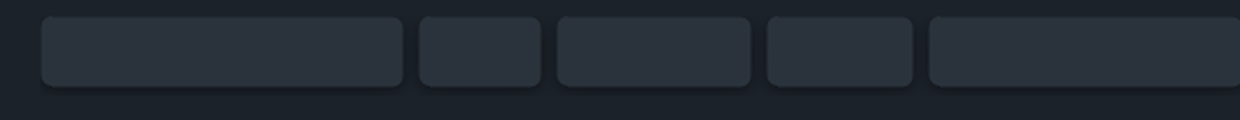
#> input picture _shots/_actbar.png, 1240 x 120 px
$ python -i rgb_engine.py   (imports and definitions only)
#> lines starting #> are read from the running program, lines starting #| are printed output that depends on the picture; after the words box and inside, x2 and y2 are one past the last pixel; in counts of white or black regions, pixels touching at a corner belong together
#> further down, picture is the input picture: shape (120, 1240, 3); mean B, G, R 50.7, 42.4, 34.9
"""无 PI 纯 RGB 引擎(zero-PixInsight broadband RGB pipeline)。

从 OSC 单张 master(智能望远镜/彩色相机)到彩色成片,**全程不碰 PixInsight**,
用 Siril + DeepSNR + numpy。Seestar S30 M42 真机验证(2026-08-13)。见 [[rgb-zeropi-engine]]。

管线(每步都有踩坑固化):
  ① 色彩校准:**真 SPCC**(装了 Siril 本地 Gaia 星表则 platesolve+spcc,与 PI 同源、色彩权威;
     见 [[siril-offline-spcc]]);无星表则退**部分星场白平衡**近似。校准在**线性、拉伸前**。
  ② 拉伸:`autostretch -linked`(保通道平衡不产生色偏)+ 可选 **GHS(ght)压亮核**(HDR)。
  ③ 背景中性化(拉伸后微调)+ 压黑。
  ④ **带主体蒙版降噪**(DeepSNR 全图 → 按星云蒙版混:背景强/星云轻,保尘埃结构)。
  ⑤ 温和饱和。

【铁律】
- **别用 Durand TM + CLAHE 做 HDR**:实测过度处理、核心发假发硬(用户否掉)。用 Siril 原生 GHS(ght)在拉伸阶段压核,干净。
- **autostretch 必须 -linked**:各通道同一 MTF → 保 SPCC 通道平衡;unlinked 会让背景发偏色。
- 全图降噪会把星云内部结构抹成死板色块 → 必挂主体蒙版(见 [[pi-denoise-background-mask]])。
- 星场白平衡兜底:发射星云区满天弥漫 Ha 污染星样本 → 白平衡只做部分(WBS≈0.5)否则把 Ha 红压成土褐。
- SPCC 传感器名/滤镜名的引号要**包整个** `-arg=value`(Siril 坑)。
"""
from __future__ import annotations

import glob
import os
import re
import subprocess

import numpy as np
try:
    import cv2
except Exception:
    cv2 = None
try:
    from scipy.ndimage import gaussian_filter
except Exception:
    gaussian_filter = None
from PIL import Image

from . import config, siril
from .sho_engine import stack_registered, detect_crop, neutral_gray   # 复用整合/裁边/中性灰

# 预设:一组旋钮 = 一个 palette。RGB 调色比 SHO 简单(SPCC 给物理正确色,只调 HDR/饱和)。
PRESETS: dict[str, dict] = {
    # 自然:SPCC 权威色 + 温和 GHS 压核 + 温和饱和。多数宽带目标(星系/发射反射星云)默认。
    "natural": dict(hdr="ght", sat=1.15, green=0.0, stretch_bg=0.16),
    # 浓郁:饱和更足(展示用)。
    "vivid":   dict(hdr="ght", sat=1.30, green=0.0, stretch_bg=0.16),
    # 平拉:关 HDR(纯 autostretch),亮核会稍爆但最干净;暗弱目标(核心不爆)用。
    "flat":    dict(hdr="off", sat=1.15, green=0.0, stretch_bg=0.14),
}

# GHS 压亮核参数(温和;别过度否则发假)。在 autostretch 之后施加,压 SP 附近的亮核区。
_GHT = "ght -D=0.9 -b=6 -SP=0.55 -HP=0.75"


# ── 工具 ─────────────────────────────────────────────────────────────────────
def _lum(x: np.ndarray) -> np.ndarray:
    return 0.30 * x[..., 0] + 0.59 * x[..., 1] + 0.11 * x[..., 2]


def _smooth(x: np.ndarray, a: float, b: float) -> np.ndarray:
    t = np.clip((x - a) / (b - a), 0, 1)
    return t * t * (3 - 2 * t)


def _rd(p: str) -> np.ndarray:
    a = cv2.imread(p, cv2.IMREAD_UNCHANGED)
    return cv2.cvtColor(a, cv2.COLOR_BGR2RGB).astype(np.float32) / (65535.0 if a.dtype == np.uint16 else 255.0)


# [30 lines left out: functions _nebmask, _emission_mask, not called in this run]


def _is_frame_filling(rgb: np.ndarray, log=print) -> bool:
    """**占满画幅弥漫星云自动判定**(neb_protect="auto" 用)。用**空间判据**(非全局标量,后者区分不了):
    大尺度亮度阈值出主体 mask → 最大连通域的**边缘接触数** + **面积占比** + **内部是否还有干净背景**。
    占满画幅(需护,否则被当辉光吃掉)= 大连通体 + 多边接触 + 内部缺干净暗背景;
    边角渐变/小目标(不护,让去辉光压平)= 主体compact居中、或亮部偏一侧且对侧有干净背景。
    偏安全:模棱两可时倾向"护"(护过头只是少压点渐变,远好于把星云吃掉——IC1805 教训)。"""
    if cv2 is None:
        return False
    # 缩到长边 ~512 做大尺度分析(大图也快;本判定只关心大尺度分布)
    H, W = rgb.shape[:2]
#> H = 120; W = 1240
    sc = 512.0 / max(H, W)
#> sc = 0.413
    L = rgb.mean(2)
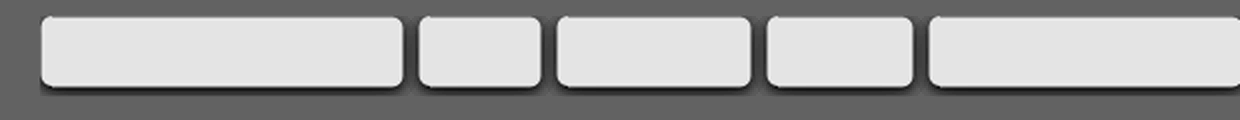
#> L: shape (120, 1240) float64; min 22.33, max 54.33, mean 42.6; drawn with min black and max white
    small = cv2.resize(L, (max(1, int(W * sc)), max(1, int(H * sc))), interpolation=cv2.INTER_AREA) if sc < 1 else L
    h, w = small.shape
#> h = 49; w = 512
    Ls = cv2.GaussianBlur(small, (0, 0), max(h, w) * 0.04)
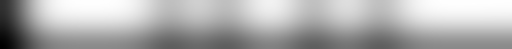
#> Ls: shape (49, 512) float64; min 37.55, max 45.3, mean 42.8; drawn with min black and max white
    b0 = float(np.quantile(Ls, 0.25))
#> b0 = 41.76
    span = float(np.quantile(Ls, 0.98) - b0) + 1e-6
#> span = 3.51
    neb = ((Ls - b0) / span > 0.18).astype(np.uint8)
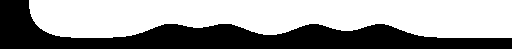
#> neb: shape (49, 512); values 0 (black) and 1 (white), 60.9% white; 1 black region, box (x1, y1, x2, y2) and area: (0, 0, 512, 49) 9810
    area = float(neb.mean())
#> area = 0.609
    # ① 线性平面拟合 R²:高=大尺度亮度基本是**单调渐变**(边角梯度/朝银心天光)→ 不护(让去辉光压平)
    yy, xx = np.mgrid[0:h, 0:w].astype(np.float32)
    A = np.stack([xx.ravel(), yy.ravel(), np.ones(h * w, np.float32)], 1)
    z = Ls.ravel().astype(np.float32)
    coef, *_ = np.linalg.lstsq(A, z, rcond=None)
#> coef = [0.00283, -0.0801, 44.01]
    ss_res = float(((z - A @ coef) ** 2).sum())
#> ss_res = 24816.8
    ss_tot = float(((z - z.mean()) ** 2).sum()) + 1e-9
#> ss_tot = 61431.1
    plane_r2 = 1.0 - ss_res / ss_tot
#> plane_r2 = 0.596
    # ② 最大连通域占比 + 边缘接触 + 内部干净背景占比
    n, lab, stats, _ = cv2.connectedComponentsWithStats(neb, 8)
#> n = 2; stats = [[0, 0, 512, 49, 9810], [29, 0, 483, 38, 15278]]
    cc_frac, edges_touched = 0.0, 0
    if n > 1:
        big = 1 + int(np.argmax(stats[1:, 4]))
#> big = 1
        cc = (lab == big)
        cc_frac = float(cc.mean())
#> cc_frac = 0.609
        e = (float(cc[0, :].mean()), float(cc[-1, :].mean()), float(cc[:, 0].mean()), float(cc[:, -1].mean()))
#> e = (0.943, 0, 0, 0.776)
        edges_touched = sum(1 for x in e if x > 0.15)
#> edges_touched = 2
    m = max(1, int(min(h, w) * 0.15))
#> m = 7
    interior = np.zeros((h, w), bool)
    interior[m:h - m, m:w - m] = True
    interior_bg = float(((neb == 0) & interior).sum()) / max(1, int(interior.sum()))
#> interior_bg = 0.33
    # 占满画幅弥漫星云 = 非单调渐变 + 主体面积大 + **内部几乎全是主体(无干净暗背景)**
    ff = (plane_r2 < 0.80) and (area > 0.20) and (interior_bg < 0.35) and (cc_frac > 0.35 or area > 0.50)
#> ff = True
    log(f"[rgb] neb_protect 自动判定:area={area:.2f} 大连通域={cc_frac:.2f} 边接触={edges_touched} "
        f"内部干净背景={interior_bg:.2f} 平面R^2={plane_r2:.2f} → {'占满画幅弥漫星云(护)' if ff else '边角渐变/小目标(不护)'}")
#| [rgb] neb_protect 自动判定:area=0.61 大连通域=0.61 边接触=2 内部干净背景=0.33 平面R^2=0.60 → 占满画幅弥漫星云(护)
    return ff


# [91 lines left out: functions _starless_reveal, _reveal_nebula, _bg_neutralize, _siril_config_path, spcc_available, _astro_available, not called in this run]


# 常见 OSC 相机型号 → Siril SPCC 的 Sony 传感器名(型号写进路径/文件名,如 "2600mc")。
# 键带 "m"(MC/MM 尾)减少误命中日期等数字串。ASI2600MC=IMX571(已验证 SPCC 可用)。
_CAM2SENSOR = [
    ("2600m", "Sony IMX571"), ("6200m", "Sony IMX455"), ("2400m", "Sony IMX410"),
    ("533m", "Sony IMX533"), ("294m", "Sony IMX294"), ("183m", "Sony IMX183"),
    ("178m", "Sony IMX178"), ("071m", "Sony IMX071"), ("585m", "Sony IMX585"),
    ("482m", "Sony IMX482"), ("455m", "Sony IMX455"), ("410m", "Sony IMX410"),
]


# [233 lines left out: functions guess_sensor, _star_wb, _subsky_cmds, calibrate, masked_denoise, align_rgb_channels, not called in this run]


# ── 主编排器 ─────────────────────────────────────────────────────────────────
def remove_residual_glow(rgb: np.ndarray, *, mode: str = "auto", detect_thr: float = 0.012,
                         neb_protect="auto", log=print) -> np.ndarray:
    """成片后**残留辉光/梯度清除**(ABE 式,补线性 subsky 之漏)。网格取每格**最暗分位**中位作
    背景样点(darkest-quantile,天然护星/护云)→ 平滑背景面 → 逐通道减到全图目标电平
    (亮度辉光 + 随之的色偏一起治,如角落 amp glow/光污染的品红角)。
    mode: "auto"(检测:大尺度背景落差/色偏低于阈值=图已干净则**原样返回**,尊重
      [[pi-gradient-findings]]/朝银心真实天光别压平的铁律)/ "on"(强制)/ "off"(跳过)。
    neb_protect: **占满画幅弥漫星云的保护开关**(默认关)。关(默认):grid+模糊高分辨背景,去边角
      渐变强(SH2-308/IC1805 已验证角落干净)——但会追着占满画幅星云的大尺度亮度把星云当辉光减掉
      (玫瑰 C50 对比度掉 67%)。开:星云掩膜→背景只从非星云像素采样→整格皆星云的格 NaN→邻域扩散
      跨星云插值(护住玫瑰这类占满画幅目标,实测对比 0.32)。**neb_protect="auto"(默认)**:用
      _is_frame_filling 空间判据(线性平面拟合 R² + 最大连通域占比 + 内部干净背景占比)自动判定——占满
      画幅弥漫星云→护、边角渐变/小目标→不护;也可显式传 True/False 覆盖。偏安全:模棱两可倾向护(IC1805 教训)。"""
    if cv2 is None or mode == "off":
        return rgb
    if neb_protect == "auto":
        neb_protect = _is_frame_filling(rgb, log=log)
#> neb_protect = True
    h, w = rgb.shape[:2]
#> h = 120; w = 1240
    GY = 42
    GX = max(1, int(round(GY * w / h)))
#> GX = 434
    th, tw = max(1, h // GY), max(1, w // GX)
#> th = 2; tw = 2
    # 星云掩膜(仅 neb_protect):大尺度亮度显著高于全局暗背景处=主体,排除出背景采样
    neb_bool = None
    if neb_protect:
        Ls = cv2.GaussianBlur(rgb.mean(2), (0, 0), max(th, tw) * 1.5)
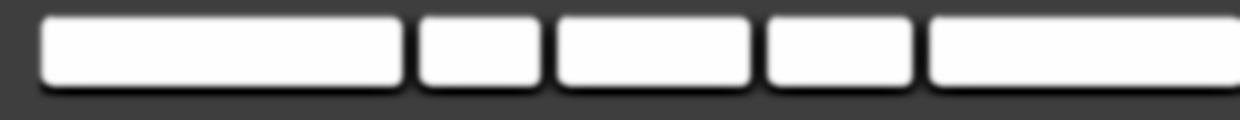
#> Ls: shape (120, 1240) float64; min 29.36, max 51, mean 42.6; drawn with min black and max white
        b0 = float(np.quantile(Ls, 0.25))
#> b0 = 34.67
        span = float(np.quantile(Ls, 0.98) - b0) + 1e-6
#> span = 16.34
        neb_bool = (Ls - b0) / span > 0.18
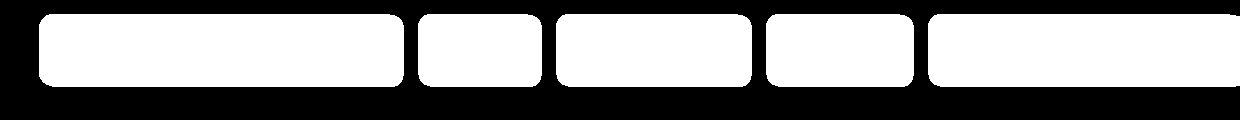
#> neb_bool: shape (120, 1240) bool; 55.7% white; 1 black region, box (x1, y1, x2, y2) and area: (0, 0, 1240, 120) 65980
    # **背景采样排除亮星+星晕**:粗格(~52px)里大星晕会把该格"最暗40%"也抬高 → 背景面在亮星附近鼓起
    #   → 扣除后星周变暗 = 暗环(moat)。显式挖掉星+星晕(整格全星→NaN 跨洞插值,背景在星下平滑穿过)。
    #   星点本不该当背景样点,对星云目标也更正确(M45 昴星团暗环即此,与 neb_protect 无关)。
    Lg = rgb.mean(2)
    star_bool = Lg > float(np.quantile(Lg, 0.985))
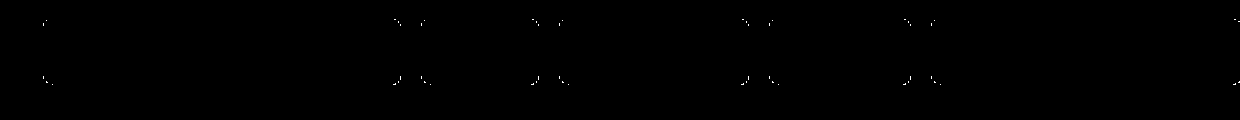
#> star_bool: shape (120, 1240) bool; 0.09% white in thin lines or dots, all inside (x1, y1, x2, y2) = (43, 19, 1240, 85)
    if star_bool.any():
        _ks = max(3, (int(round(min(th, tw) * 0.7)) | 1))          # 膨胀盖住星晕(约 0.7 格)
        star_bool = cv2.dilate(star_bool.astype(np.uint8),
                               cv2.getStructuringElement(cv2.MORPH_ELLIPSE, (_ks, _ks))) > 0
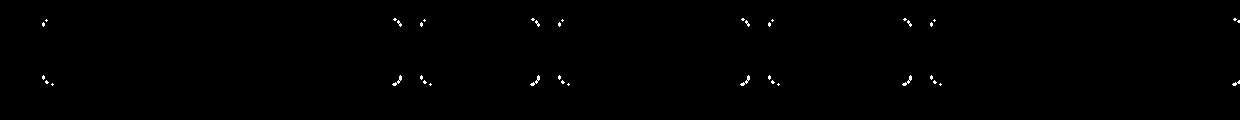
#> star_bool: shape (120, 1240) bool; 0.32% white in thin lines or dots, all inside (x1, y1, x2, y2) = (42, 18, 1240, 86)
    excl = star_bool if neb_bool is None else (star_bool | neb_bool)   # 采样排除:星+星晕(+弥漫星云)
    grid = np.zeros((GY, GX, 3), np.float32)
    for iy in range(GY):
        for ix in range(GX):
            y0, x0 = iy * th, ix * tw
            blk = rgb[y0:y0 + th, x0:x0 + tw].reshape(-1, 3)
            if blk.size == 0:
                grid[iy, ix] = np.nan
                continue
            mb = ~excl[y0:y0 + th, x0:x0 + tw].reshape(-1)          # 排除星+星晕(+星云)后的背景像素
            if mb.sum() < max(8, int(0.15 * blk.shape[0])):        # 整格几乎全星/云 → 无有效背景
                grid[iy, ix] = np.nan                              # 标记无效,后面跨洞插值
                continue
            blk = blk[mb]
            Lb = blk.mean(1)
            sel = Lb <= np.quantile(Lb, 0.4)                  # 该格最暗 40%
            grid[iy, ix] = np.median(blk[sel], 0)
#> grid: shape (42, 434, 3) float32; every value is NaN or infinite
    if np.isnan(grid[..., 0]).any():                          # 有星/云洞 → 跨洞插值(背景在洞下平滑)
        valid = ~np.isnan(grid[..., 0])
#> valid: shape (42, 434) bool; every value is 0
        if valid.sum() < 8:                                    # 有效背景格太少=整幅近全星云 → 放弃
            log("[rgb] 残留辉光清除:有效背景格太少(整幅近全星云)→ 跳过不动(免把星云当背景减)")
            return rgb
        g = grid.copy()                                        # 邻域扩散填 NaN(DBE 式跨星云插值,保局部背景)
        for _ in range(400):
            nan = np.isnan(g[..., 0])
            if not nan.any():
                break
            acc = np.zeros_like(g); cnt = np.zeros((GY, GX), np.float32)
            for dy, dx in ((1, 0), (-1, 0), (0, 1), (0, -1)):
                sh = np.roll(np.roll(g, dy, 0), dx, 1)
                vv = (~np.isnan(sh[..., 0])) & nan
                acc[vv] += sh[vv]; cnt[vv] += 1
            m = cnt > 0
            g[m] = acc[m] / cnt[m][..., None]
        grid = np.nan_to_num(g, nan=float(np.nanmedian(grid)))
        log(f"[rgb] 残留辉光清除[星云保护]:{int((~valid).sum())}/{GY * GX} 格全星云→跨星云插值(护占满画幅弥漫星云)")
    target = np.median(grid.reshape(-1, 3), 0)
    bg = cv2.resize(grid, (w, h), interpolation=cv2.INTER_CUBIC)
    bg = cv2.GaussianBlur(bg, (0, 0), max(th, tw) * 0.9)       # 只保低频大尺度,不动高频星/云结构
    # 【辉光幅度检测(粗区块,抗星云)】4×4 大区块、每区最暗分位中位作背景(大区块里星云/星点占比小
    #   → 不被污染;辉光"比背景亮比星云暗"用亮度掩膜会两头落空,故按大区块统计)。辉光=最亮区比区块
    #   中位高多少;色偏=各区相对中位的最大色度偏移。都低于阈值 → 图已均匀,auto 跳过(尊重真实天光)。
    CR = 4
    rh, rw = max(1, h // CR), max(1, w // CR)
    reg = np.zeros((CR, CR, 3), np.float32)
    for iy in range(CR):
        for ix in range(CR):
            blk = rgb[iy * rh:(iy + 1) * rh, ix * rw:(ix + 1) * rw].reshape(-1, 3)
            Lb = blk.mean(1)
            reg[iy, ix] = np.median(blk[Lb <= np.quantile(Lb, 0.4)], 0)
    regL = reg.mean(2).ravel()
    glow = float(regL.max() - np.median(regL))                 # 最亮区比典型区高多少
    regC = reg - reg.mean(2, keepdims=True)                     # 各区色度
    chroma = float(np.abs(regC - np.median(regC.reshape(-1, 3), 0)).max())
    if mode == "auto" and glow < detect_thr and chroma < detect_thr:
        log(f"[rgb] 残留辉光清除:背景已均匀(辉光{glow * 100:.1f}/色偏{chroma * 100:.1f}"
            f"<{detect_thr * 100:.1f}×100),跳过不动(尊重真实天光别压平)")
        return rgb
    corr = np.clip(rgb - (bg - target.reshape(1, 1, 3)), 0, 1)
    log(f"[rgb] 残留辉光清除(ABE式,护星护云):背景辉光 {glow * 100:.1f}→平、色偏 {chroma * 100:.1f} 中和(×100)")
    return corr


# [224 lines left out: functions _autocrop_edges, _linear_denoise, _star_repair, run_rgb, not called in this run]


# ── 从目录一把梭(GUI 用)────────────────────────────────────────────────────
# 定标 master(暗场/平场/偏置/暗平场)——不是光子帧,叠加时必须排除
_CAL_MASTER_RE = re.compile(r"master[_\- ]?(dark|flat|bias|darkflat)", re.I)


# [66 lines left out: functions select_master_in_dir, subframes_in_dir, resolve_master, run_rgb_from_dir, not called in this run]

>>> import cv2
>>> picture = cv2.imread('../../_shots/_actbar.png')
>>> result = remove_residual_glow(picture)
